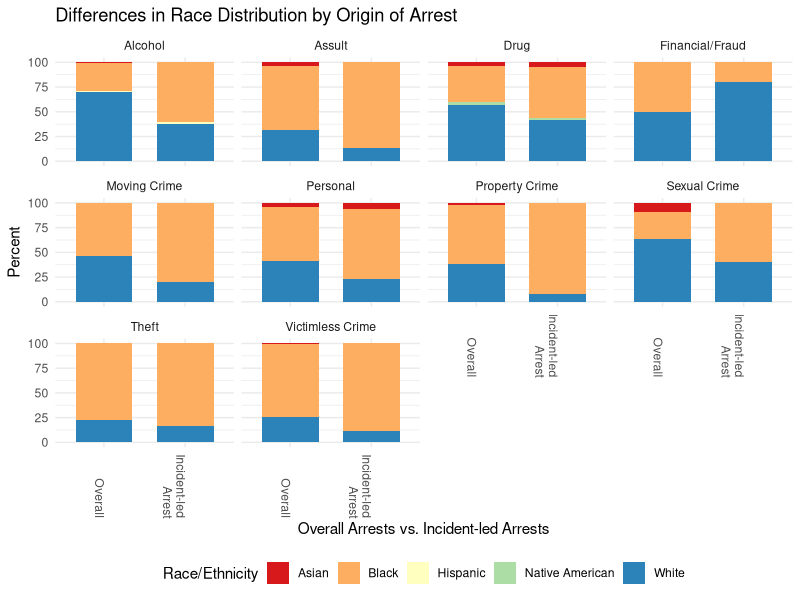

The R source for this figure:
library("tidyverse")
library("readxl")
library("ggplot2")
library("RColorBrewer")

#setwd("~/Dropbox/UNC/Classes/HBEH720/Northside")

arrest_append <- read_excel("00_data/arrests_append.xlsx")

arrest_append2 <- arrest_append
arrest_append2$attached <- as.factor(arrest_append2$attached)
levels(arrest_append2$attached)[levels(arrest_append2$attached)==0] <- "Overall"
levels(arrest_append2$attached)[levels(arrest_append2$attached)==1]   <- "Incident-led\nArrest"

arrest_append2$race <- as.factor(arrest_append2$race)
levels(arrest_append2$race)[levels(arrest_append2$race)=="A"] <- "Asian"
levels(arrest_append2$race)[levels(arrest_append2$race)=="B"]   <- "Black"
levels(arrest_append2$race)[levels(arrest_append2$race)=="H"] <- "Hispanic"
levels(arrest_append2$race)[levels(arrest_append2$race)=="I"]   <- "Native American"
levels(arrest_append2$race)[levels(arrest_append2$race)=="W"] <- "White"
levels(arrest_append2$race)[levels(arrest_append2$race)=="U"]   <- "Unknown"

arrest_append2 %>%
  group_by(attached, arrest_cat, race) %>%
  summarise(count=n()) %>%
  mutate(perc=count/sum(count)) %>%
  ggplot(aes(x = factor(attached), y = perc*100, fill=factor(race))) +
  geom_bar(stat="identity", width = 0.7) +
  facet_wrap(~arrest_cat) +
  theme_minimal() +
  scale_fill_brewer(palette = "Spectral", name = "Race/Ethnicity") +
  labs(x="Overall Arrests vs. Incident-led Arrests",
       y="Percent",
       title="Differences in Race Distribution by Origin of Arrest") +
  theme(legend.position="bottom",
        axis.text.x = element_text(angle = -90, hjust = 1))
